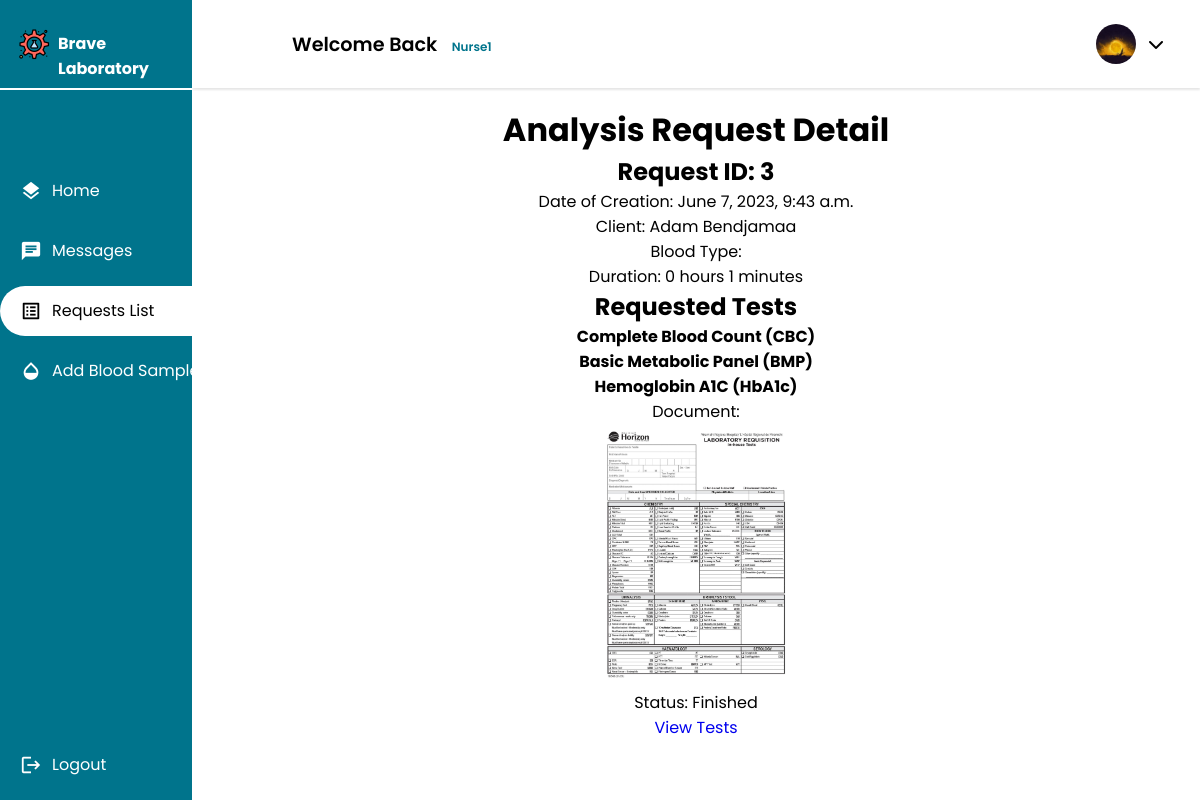
Screenshot of /nurse/requests/3/detail/ (signed in) with the database file from the repository.
### nurse/models.py (models this page shows, shortened)
class Nurse(models.Model):
    GENDERS =[
        ('M','Male'),
        ('F','Female')
    ]
    user = models.OneToOneField(User, primary_key = True, on_delete=models.CASCADE)
    phone_number = models.CharField(max_length=10,validators=[phone_regex])
    gender = models.CharField(max_length = 1 ,choices = GENDERS)
    address = models.CharField(max_length=50)
    profile_pic = models.ImageField(default="default.png", upload_to="profile_pics")
    date_of_birth = models.DateField(default='2003-03-08')
    class Meta():
        db_table = 'auth_nurse'

### main_home/models.py (models this page shows, shortened)
class AnalysisRequest(models.Model):
    PENDING = 'pending'
    WORKING_ON = 'working-on'
    FINISHED = 'finished'
    STATUS_CHOICES = [
        (PENDING, 'Pending'),
        (WORKING_ON, 'Working On'),
        (FINISHED, 'Finished'),
    ]
    appointment = models.OneToOneField(Appointment, on_delete=models.CASCADE)
    nurse = models.ForeignKey(Nurse, on_delete=models.CASCADE)
    tests = models.ManyToManyField(Test)
    creation_time = models.DateTimeField(auto_now_add=True)
    start_time = models.DateTimeField(null=True, blank=True)
    finish_time = models.DateTimeField(null=True, blank=True)
    accepted = models.BooleanField(default=False)
    finished = models.BooleanField(default=False)
    status =  models.CharField(max_length=45, choices=STATUS_CHOICES, default=PENDING)
    def duration(self):
        if self.start_time:
            if self.finish_time:
                duration = self.finish_time - self.start_time
            else:
                duration = timezone.now() - self.start_time
            hours = duration // timedelta(hours=1)
            minutes = (duration % timedelta(hours=1)) // timedelta(minutes=1)
            return f"{hours} hours {minutes} minutes"
        return "0 hours 0 minutes"
    def all_tests_confirmed(self):
        return self.tests.filter(confirmed=False).count() == 0
    class Meta:
        db_table = 'analysis_request'

class Appointment(models.Model):
    UPCOMING = 'Upcoming'
    TOMORROW = 'Tommorow'
    TODAY = 'Today'
    OVERDUE = 'Overdue'
    STATUS_CHOICES = [
        (UPCOMING, 'Upcoming'),
        (TOMORROW, 'Tommorow'),
        (TODAY, 'Today'),
        (OVERDUE, 'Overdue'),
    ]
    client = models.ForeignKey(Client, on_delete=models.CASCADE)
    tests_requested = models.ManyToManyField(TestOffered)
    date = models.DateField(validators=[validate_date_not_past])
    description = models.CharField(max_length=1000,blank=True)
    document = models.ImageField(null=True,blank=True,upload_to='medical_documents')
    total_price = models.DecimalField(max_digits=10, decimal_places=2)
    payment_status = models.BooleanField(default=False)
    arrived = models.BooleanField(default=False)
    cancelled = models.BooleanField(default=False)
    performed = models.BooleanField(default=False)
    class Meta:
        db_table = 'appointment'

class TestOffered(models.Model):
    name = models.CharField(max_length=50,unique=True)
    price = models.DecimalField(max_digits=10, decimal_places=2)
    class Meta:
        db_table = 'test_offered'
        verbose_name_plural = 'Offered Tests'
    def __str__(self):
        return self.name

### client/models.py (models this page shows, shortened)
class Client(models.Model):
    GENDERS =[
        ('M','Male'),
        ('F','Female')
    ]
    user = models.OneToOneField(User, primary_key = True, on_delete=models.CASCADE)
    phone_number = models.CharField(max_length=10,validators=[phone_regex])
    gender = models.CharField(max_length = 1 ,choices = GENDERS)
    address = models.CharField(max_length=50)
    policy = models.BooleanField(default = False)
    profile_pic = models.ImageField(default="default.png", upload_to="profile_pics")
    date_of_birth = models.DateField(default='2003-03-08')
    tests_made = models.PositiveIntegerField(default=0)
    class Meta():
        db_table = 'auth_client'

### nurse/views.py (the view)
# urls.py: path("requests/<int:analysis_request_id>/detail/",views.request_detail,name="auditor_request_detail"),
@login_required
@permission_required('nurse.view_nurse', raise_exception=True)
def request_detail(request, analysis_request_id):
    analysis_request = get_object_or_404(AnalysisRequest, id=analysis_request_id)
    context = {
        'analysis_request': analysis_request,
    }
    return render(request,'nurse/request/request_detail.html', context)

### nurse/templates/nurse/request/request_detail.html (shortened to what this page needs)
{% extends 'nurse/nurse.html' %}
{% load static %}
{% block main %}
<div class="Container">
    <h1>Analysis Request Detail</h1>
    <h2>Request ID: {{ analysis_request.id }}</h2>
    <p>Date of Creation: {{ analysis_request.creation_time }}</p>
    <p>Client: {{ analysis_request.appointment.client.user.first_name }} {{ analysis_request.appointment.client.user.last_name }}</p>
    <p>Blood Type: {{ analysis_request.appointment.client.bloodbank.blood_type }}</p>
    <p>Duration: {{ analysis_request.duration }}</p>
    <h2>Requested Tests</h2>
    <ul>
        {% for test in analysis_request.appointment.tests_requested.all %}
        <li><strong>{{ test }}</strong></li>
        {% endfor %}
    </ul>
    {% if analysis_request.appointment.document %}
        <p>Document:
        </p>
        <a href="{{ analysis_request.appointment.document.url }}" target="_blank">
            <img src="{{ analysis_request.appointment.document.url }}" width="200" >
        </a>
    {% else %}
        <p>No document provided.</p>
    {% endif %}
    <p>Status: {{ analysis_request.get_status_display }}</p>
    {% if not analysis_request.start_time %}
        <form method="POST" action="{% url 'start_analysis' analysis_request.id %}">
            {% csrf_token %}
            <button type="submit">Start</button>
        </form>
    {% else %}
        <a href="{% url 'request_test_list' analysis_request_id=analysis_request.id %}">View Tests</a>
    {% endif %}
</div>
{% endblock main %}

### main_home/templates/main_home/actors_base.html (shortened to what this page needs)
{% extends 'main_home/base.html' %}
{% load static %}
{% block css %}
        <link rel="stylesheet" href="https://cdnjs.cloudflare.com/ajax/libs/font-awesome/6.4.0/css/all.min.css">
        <link rel="stylesheet" href="{% static 'css/actors.css' %}" />
{% endblock css %}
{% block content %}
    <div class="container">
        <header>
            <div class="wlc">
                <h1>Welcome Back&nbsp;<span class="smaller-text">{{user.username}}</span></h1>
            </div>
            <div class="Left">
                <ul class="DROPS">
                    {% if user.groups.first.name == 'client' %}
                    {% comment %} <li><a href="#"><span class="material-icons notifications">notifications</span></a></li> {% endcomment %}
                    <li class="profile-header"><a class="profile-pic-container" onclick="showElement()"><img class="profile-pic" alt="profile_pic" src="{{ user.client.profile_pic.url }}"></img><i class="fa-solid fa-chevron-down"></i></a>
                    <ul id="myElement">
                    <a href="{% url 'profile_update' %}" class="drop-down"><li><span class="material-icons">person</span>Profile</li></a>
                    <a href="{% url 'profile_settings' %}" class="drop-down"><li><span class="material-icons">settings</span>Settings</li></a>
                    <a href="{% url 'profile_help' %}" class="drop-down"><li><span class="material-icons">help</span>Help</li></a>
                    <a href="{% url 'profile_contact' %}" class="drop-down"><li><span class="material-icons">call</span>Contact</li></a>
                    {% elif user.groups.first.name == 'nurse' %}
                    <li class="profile-header"><a class="profile-pic-container" onclick="showElement()"><img class="profile-pic" alt="profile_pic" src="{{ user.nurse.profile_pic.url }}"></img><i class="fa-solid fa-chevron-down"></i></a>
                    {% endif %}
                        </li>
                    </ul>
                </div>
        </header>
        <div class="Main">
            {% block main %}{% endblock main %}
        </div>
    </div>
    <div class="nav-header">
        <a class="logo" href="{% url user.groups.first.name %}">
            <img alt='logo' src="{% static 'img/logo.png' %}">
            <span><strong>Brave Laboratory</strong></span>
        </a>
    </div>
    <nav>
        <ul>
            {% block sidebar %}{% endblock sidebar %}
            <li class="end">
                <a href='{% url 'logout' %}'>
                    <span class="material-icons emoji">logout</span>
                    <span class="nav-item">Logout</span>
                </a>
            </li>
        </ul>
    </nav>
{% endblock content %}

### static/css/actors.css (style rules this page uses)
* { font-family: 'Poppins', sans-serif; margin: 0; padding: 0; }
body { background-color: #fff; }
ul { list-style-type: none; }
.container { text-align: center; float: right; width: 100%; height: 90vh; }
header { position: fixed; top: 0; left: 0; right: 0; z-index: 1; width: 84vw; height: 11vh; background-color: rgb(255, 255, 255); display: flex; align-items: center; justify-content: space-between; margin-left: auto; box-shadow: 0px 2px 2px rgba(0, 0, 0, 0.1); }
.Main { display: flex; justify-content: center; margin-top: 11vh; margin-left: 16vw; padding-top: 1.5%; padding-bottom: 1.5%; }
.Container { font-size: 16px; width:100%; height: 100%; margin: 0 20px; border-radius: 20px; background-color: white; padding-left: 20px; padding-right: 20px; }
.wlc { margin-left: 100px; }
.wlc h1 { font-size: 1.2rem; }
.Left { float: right; display: flex; align-items: center; flex-direction: row; justify-content: space-between; gap: 40px; margin-right: 15px; }
.DROPS { display: flex; align-items: center; justify-content: center; flex-direction: row; gap: 50px; }
.DROPS a { width: auto; height: auto; padding: 50px; text-decoration: none; color: black; padding: 1px; }
.DROPS li { padding: 20px; list-style: none; }
.DROPS .profile-header { width: auto; border-radius: 30px; height: 20px; display: flex; justify-content: center; align-items: center; cursor: pointer; }
.nav-header { position: fixed; left: 0; z-index: 1; top: 0; bottom: 89vh; background-color: #00748c ; width: 16vw; height: 11vh; overflow: hidden; box-shadow: 0px 4px 4px rgb(255, 255, 255); }
.nav-header a { position: relative; color: white; padding-left: 18px; width: 15vw; }
nav { position: fixed; left: 0; z-index: 1; top: 11.2vh; bottom: 0; background-color: #00748c; width: 16vw; overflow: hidden; }
.logo { display: flex; transition: all 0.5s ease; margin-top: 3.5vh; padding-right: 0 !important; width: 100%; gap: 8px; }
.logo span { font-size: 1rem; padding-top: 3px; }
.logo img { height: 32px; }
nav a { position: relative; color: white; display: table; padding-left: 20px; padding-right: 30px; width: 15vw; }
nav .material-icons { position: relative; top: 14px; font-size: 22px !important; }
nav ul { margin-top: 40%; }
.nav-item { position: relative; top: 8px; margin-left: 10px; }
nav ul li { transition: 0.4s; width: auto; margin-bottom: 10px; }
.end { position: fixed; bottom: 0; transition: 0.4s; width: auto; margin-bottom: 10px; }
nav ul li::after { content: ''; display: block; position: relative; left: 0; width: 5px; height: 100%; }
.profile-pic { width: 40px; height: 40px; border-radius: 50%; cursor: pointer; object-fit: cover; }
header h1 { font-weight: 600; }
a { text-decoration: none; }
nav a { height: 50px; }
.profile-pic-container { display: flex; justify-content: center; align-items: center; gap: 12px; }
.profile-pic-container i { cursor: pointer !important; }

### main_home/templates/main_home/actors_base.html (style rules this page uses)
.smaller-text { font-size: 12px; margin-left: 10px; color: #00748c; text-transform: capitalize; }

### rows the page displays
AnalysisRequest: id "3", creation_time "June 7, 2023, 9:43 a.m.", appointment.client.user.first_name "Adam", appointment.client.user.last_name "Bendjamaa", duration "0 hours 1 minutes", appointment.document (picture), status "Finished"
TestOffered: name "Complete Blood Count (CBC)"
TestOffered: name "Basic Metabolic Panel (BMP)"
TestOffered: name "Hemoglobin A1C (HbA1c)"

### other values shown
{{ user.username }} "Nurse1"
